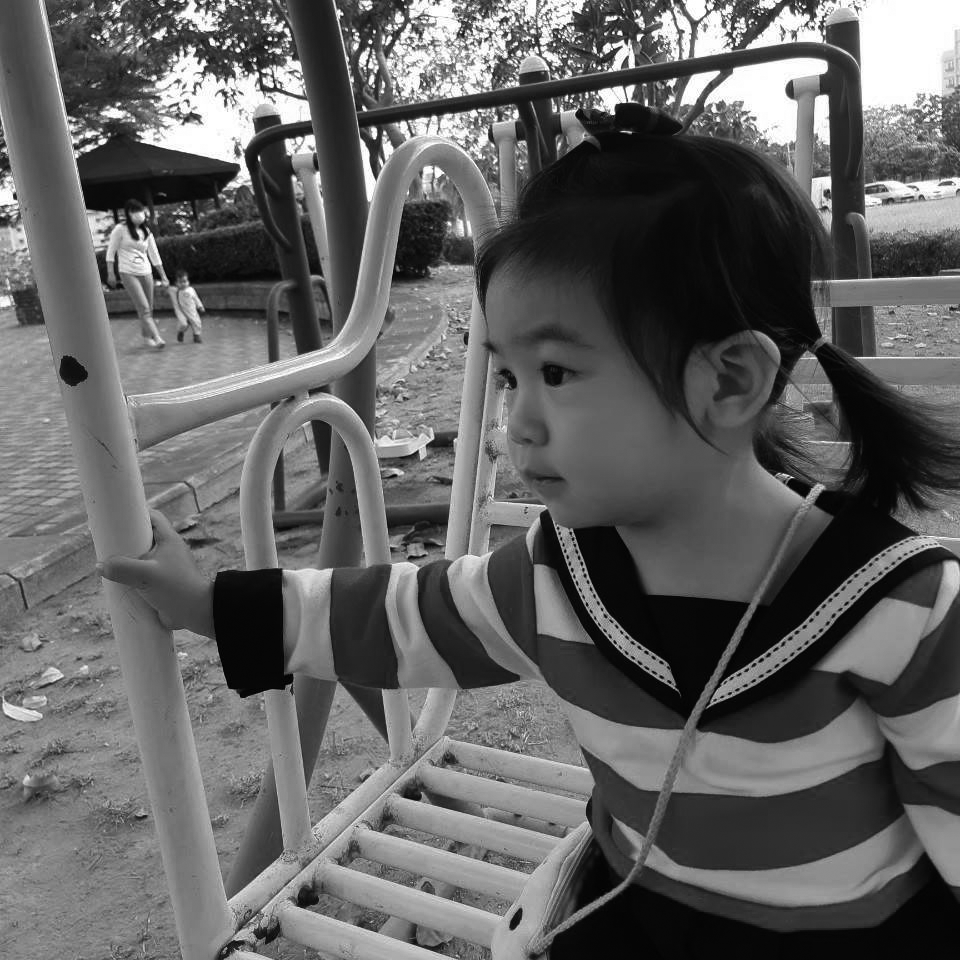
#> input picture Project5/Kid at playground.tif, 960 x 960 px
$ python proj5.py
#> lines starting #> are read from the running program, lines starting #| are printed output that depends on the picture
#> further down, img is the input picture: shape (960, 960); min 0, max 255, mean 98.4
import cv2
import numpy as np
from PIL import Image
import math
from scipy import ndimage

def gaussian_kernel(size, sigma):
    size = int(size) // 2
    x, y = np.mgrid[-size:size+1, -size:size+1]
    normal = 1 / (2.0 * np.pi * sigma**2)
    g =  np.exp(-((x**2 + y**2) / (2.0*sigma**2))) * normal
    return g

def sobel_filters(img):
    # kernel
    Kx = np.array([[-1, 0, 1], [-2, 0, 2], [-1, 0, 1]], np.float32)
    Ky = np.array([[1, 2, 1], [0, 0, 0], [-1, -2, -1]], np.float32)

    Ix = ndimage.filters.convolve(img, Kx)
    Iy = ndimage.filters.convolve(img, Ky)

    G = np.hypot(Ix, Iy)
    G = G / G.max()
    theta = np.arctan(Iy/Ix)
    # theta = np.arctan2(Iy, Ix)
    return (G, theta)

def non_max_suppression(img, D):
    M, N = img.shape
#> M = 960; N = 960
    Z = np.zeros((M,N), dtype=np.float32)
    angle = D * 180. / np.pi
    angle[angle < 0] += 180
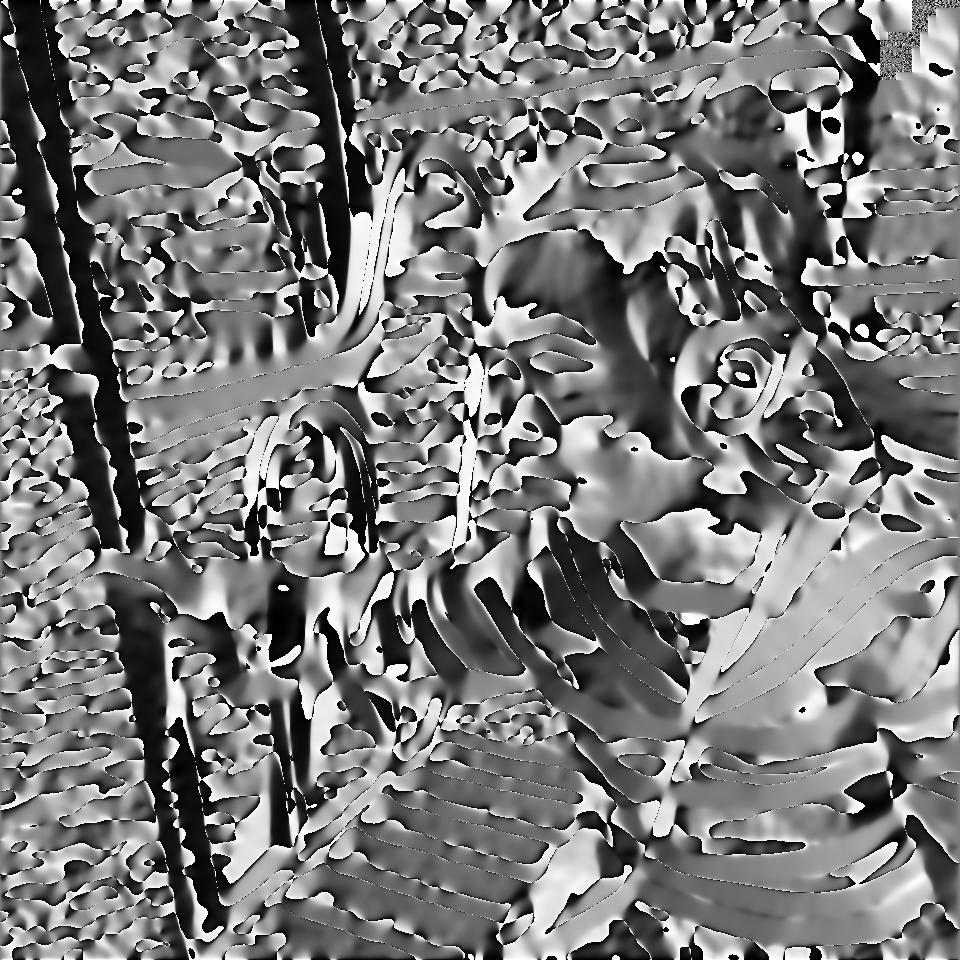
#> angle: shape (960, 960) float64; 0% of the values are NaN or infinite; the others: min 0, max 180, mean 85.89; drawn with min black, max white, NaN and infinite black


    for i in range(1,M-1):
        for j in range(1,N-1):
            try:
                q = 255
                r = 255

               #angle 0
                if (0 <= angle[i,j] < 22.5) or (157.5 <= angle[i,j] <= 180):
                    q = img[i, j+1]
                    r = img[i, j-1]
                #angle 45
                elif (22.5 <= angle[i,j] < 67.5):
                    q = img[i+1, j-1]
                    r = img[i-1, j+1]
                #angle 90
                elif (67.5 <= angle[i,j] < 112.5):
                    q = img[i+1, j]
                    r = img[i-1, j]
                #angle 135
                elif (112.5 <= angle[i,j] < 157.5):
                    q = img[i-1, j-1]
                    r = img[i+1, j+1]

                if (img[i,j] >= q) and (img[i,j] >= r):
                    Z[i,j] = img[i,j]
                else:
                    Z[i,j] = 0

            except IndexError as e:
                pass
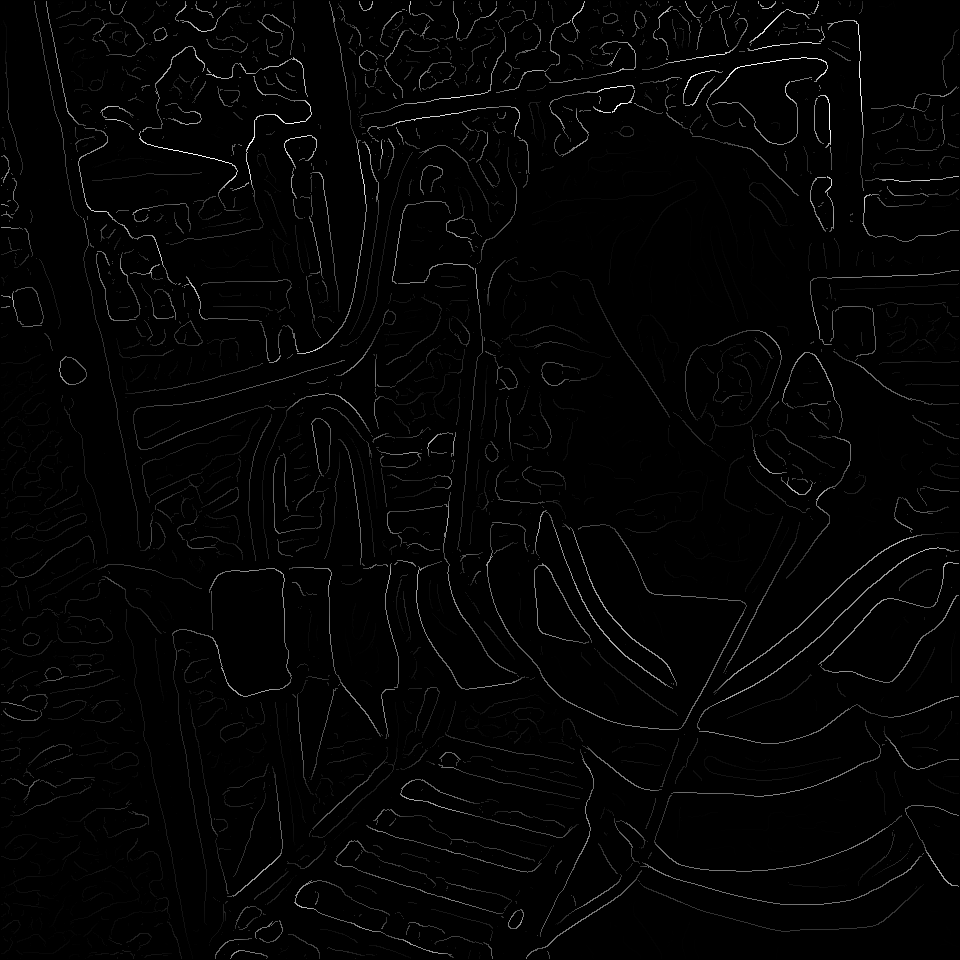
#> Z: shape (960, 960) float32; min 0, max 1, mean 0.0151

    return Z

def threshold(img):

    highThreshold = 0.1
    lowThreshold = 0.04

    M, N = img.shape
#> M = 960; N = 960
    res = np.zeros((M,N), dtype=np.float32)

    weak = np.float32(0.5)
    strong = np.float32(1)

    strong_i, strong_j = np.where(img >= highThreshold)
    zeros_i, zeros_j = np.where(img < lowThreshold)

    weak_i, weak_j = np.where((img <= highThreshold) & (img >= lowThreshold))
#> weak_i = 10698 values from 1 to 958; weak_j = 10698 values, max 958 at index 163, min 1 at index 1318, mean 381.1

    img_weak = np.zeros((img.shape[0], img.shape[1]), dtype=np.float32)
    img_strong = np.zeros((img.shape[0], img.shape[1]), dtype=np.float32)
    img_weak[weak_i, weak_j] = weak
    img_strong[strong_i, strong_j] = strong

    res[strong_i, strong_j] = strong
    res[weak_i, weak_j] = weak

    return (res, img_weak, img_strong)

def hysteresis(img, weak, strong=1):
    M, N = img.shape
    for i in range(1, M-1):
        for j in range(1, N-1):
            if (img[i,j] == weak):
                try:
                    if ((img[i+1, j-1] == strong) or (img[i+1, j] == strong) or (img[i+1, j+1] == strong)
                        or (img[i, j-1] == strong) or (img[i, j+1] == strong)
                        or (img[i-1, j-1] == strong) or (img[i-1, j] == strong) or (img[i-1, j+1] == strong)):
                        img[i, j] = strong
                    else:
                        img[i, j] = 0
                except IndexError as e:
                    pass
    return img

if __name__ == '__main__':

    img = cv2.imread('Kid at playground.tif',-1)
    cv2.imshow("img",img)
    img = img / 255

    #####Gaussian Blur preprocessing#####
    kernel = gaussian_kernel(31,sigma=5)
    gaussian = cv2.filter2D(img, -1, kernel)
    cv2.imshow("Gaussian",gaussian)

    #####Sobel Gradient Calculation#####
    magnitude, theta = sobel_filters(gaussian)
    cv2.imshow("magnitude",magnitude)
    cv2.imshow("angle",theta)

    #####Non-Maximum Suppression#####
    suppression = non_max_suppression(magnitude, theta)
    cv2.imshow("suppression",suppression)

    #####threshold and Edge Tracking#####
    res, img_weak, img_strong = threshold(suppression)
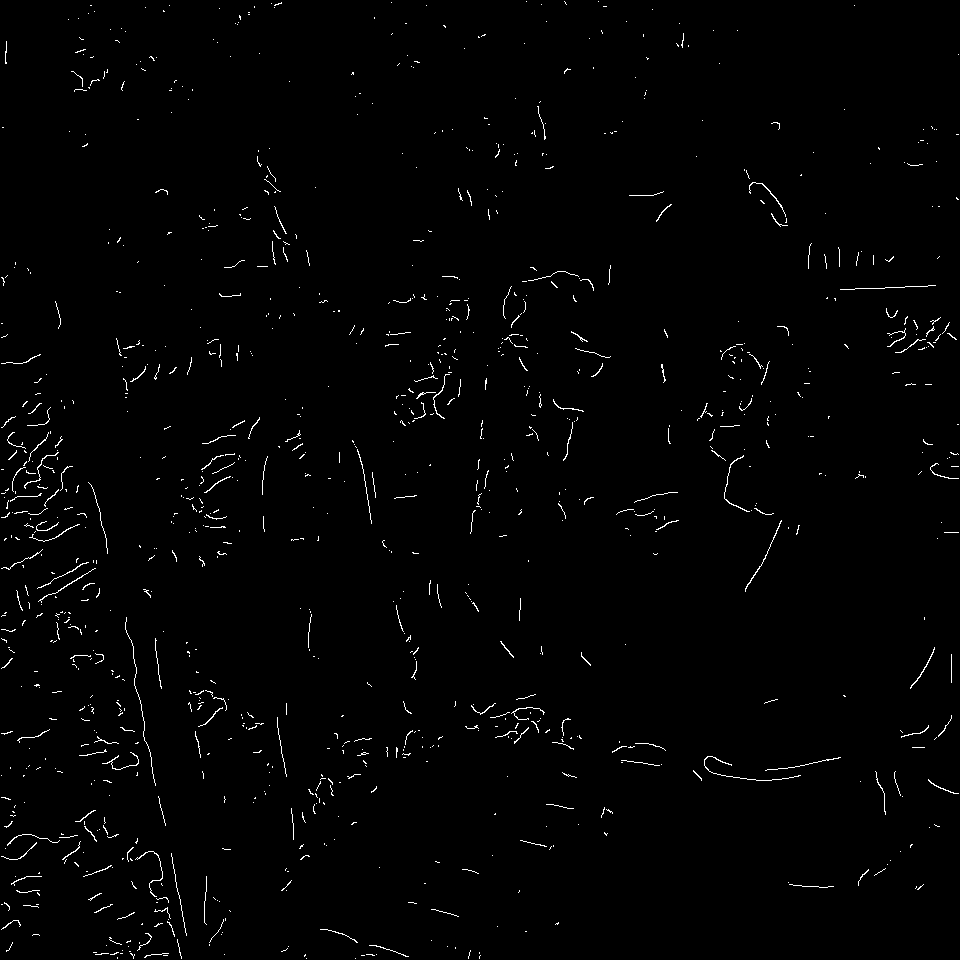
#> img_weak: shape (960, 960) float32; values 0 (black) and 0.5 (white), 1.2% white in thin lines or dots
#> img_strong: shape (960, 960) float32; values 0 (black) and 1 (white), 4.3% white in thin lines or dots
    final = hysteresis(res, 0.5, 1)
#> after the loop in hysteresis, `for i in range(1, M-1):`:
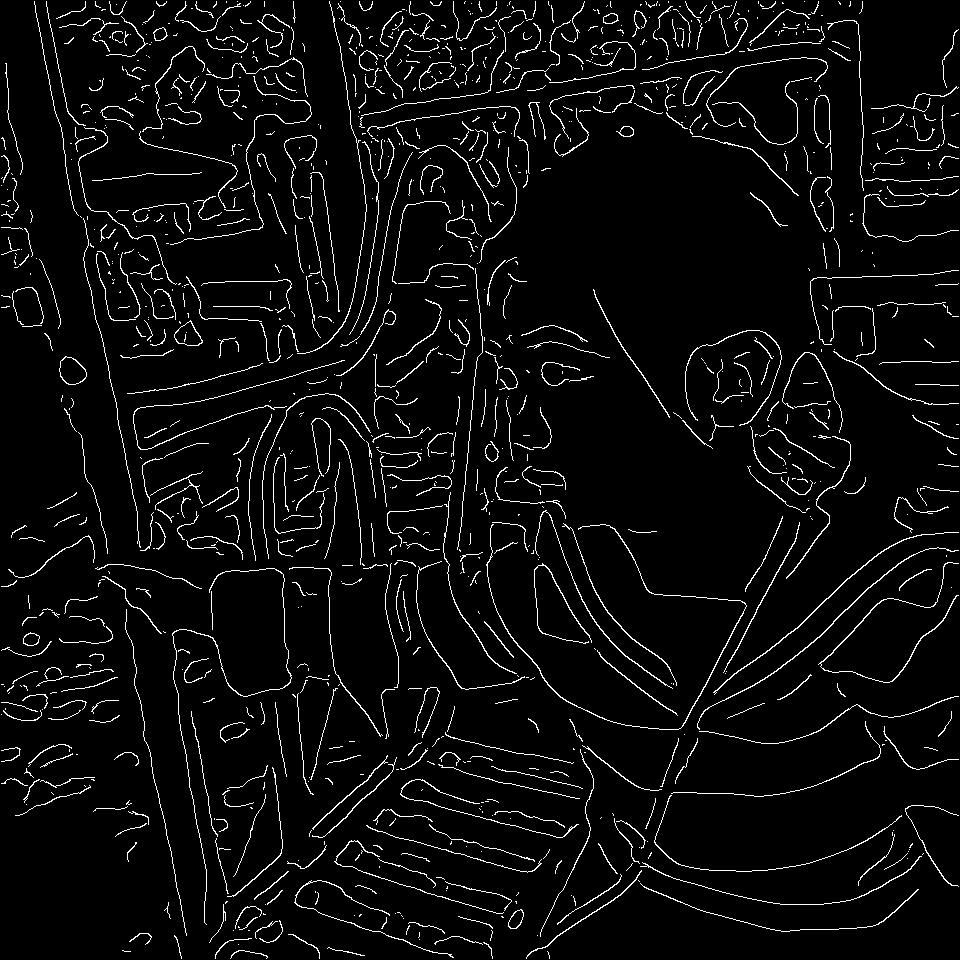
#> img: shape (960, 960) float32; values 0 (black) and 1 (white), 4.6% white in thin lines or dots
    cv2.imshow("res",res)
    cv2.imshow("gNL",img_weak)
    cv2.imshow("gNH",img_strong)
    cv2.imshow("final",final)
    cv2.waitKey(0)

    magnitude = magnitude*255
    magnitude_save = Image.fromarray(magnitude.astype(np.uint8))
    magnitude_save.save("img/magnitude.png",dpi=(200,200))
    theta = (theta+np.pi/2)/np.pi*255
    print(max(theta.flatten()))
#| 255.0
    print(min(theta.flatten()))
#| 0.0
    theta_save = Image.fromarray(theta.astype(np.uint8))
    theta_save.save("img/angle.png",dpi=(200,200))
    img_weak = img_weak*255
#> img_weak: shape (960, 960) float32; values 0 (black) and 127.5 (white), 1.2% white in thin lines or dots
    img_weak_save = Image.fromarray(img_weak.astype(np.uint8))
#> img_weak_save: PIL image 960x960 L; values 0 (black) and 127 (white), 1.2% white in thin lines or dots
    img_weak_save.save("img/gNL.png",dpi=(200,200))
    img_strong = img_strong*255
#> img_strong: shape (960, 960) float32; 4.3% white in thin lines or dots
    img_strong_save = Image.fromarray(img_strong.astype(np.uint8))
#> img_strong_save: PIL image 960x960 L; 4.3% white in thin lines or dots
    img_strong_save.save("img/gNH.png",dpi=(200,200))
    res = res*255
#> res: shape (960, 960) float32; 4.6% white in thin lines or dots
    res_save = Image.fromarray(res.astype(np.uint8))
#> res_save: PIL image 960x960 L; 4.6% white in thin lines or dots
    res_save.save("img/gN.png",dpi=(200,200))
    final = final*255
    final_save = Image.fromarray(final.astype(np.uint8))
    final_save.save("img/final.png",dpi=(200,200))
